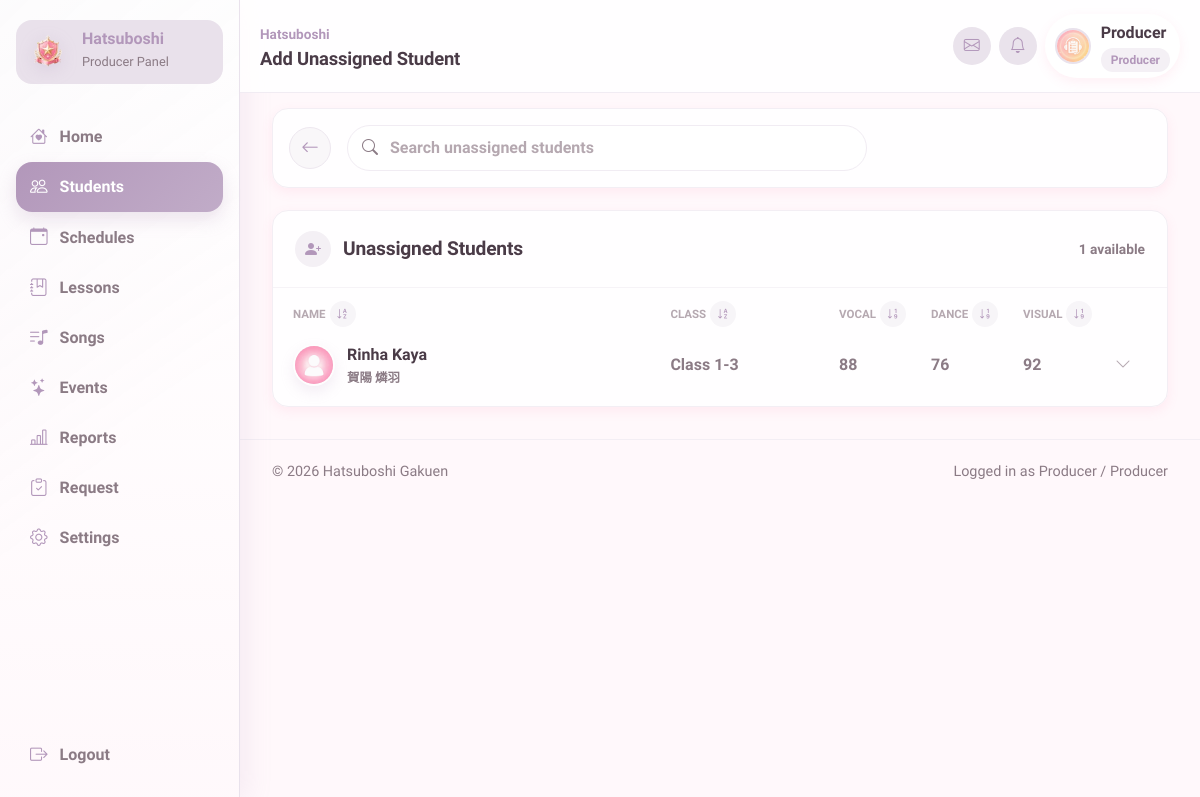
/producer/student_add.php (signed in), run on the app's committed database.
### tables this page shows
CREATE TABLE `students` (
  `id` int(11) NOT NULL AUTO_INCREMENT,
  `user_id` int(11) NOT NULL,
  `name` varchar(100) NOT NULL,
  `name_jp` varchar(100) DEFAULT NULL,
  `birthday` date DEFAULT NULL,
  `zodiac` varchar(30) DEFAULT NULL,
  `blood_type` char(2) DEFAULT NULL,
  `height` int(11) DEFAULT NULL,
  `weight` int(11) DEFAULT NULL,
  `three_size` varchar(20) DEFAULT NULL,
  `hometown` varchar(50) DEFAULT NULL,
  `hobbies` text DEFAULT NULL,
  `special_skill` text DEFAULT NULL,
  `school_year` varchar(20) DEFAULT NULL,
  `rank` varchar(10) GENERATED ALWAYS AS (case when (`vocal` + `dance` + `visual`) * 2.3 >= 35000 then 'S5' when (`vocal` + `dance` + `visual`) * 2.3 >= 26000 then 'S4' when (`vocal` + `dance` + `visual`) * 2.3 >= 23000 then 'SSS+' when (`vocal` + `dance` + `visual`) * 2.3 >= 20000 then 'SSS' when (`vocal` + `dance` + `visual`) * 2.3 >= 16000 then 'SS' when (`vocal` + `dance` + `visual`) * 2.3 >= 14500 then 'S+' when (`vocal` + `dance` + `visual`) * 2.3 >= 13000 then 'S' when (`vocal` + `dance` + `visual`) * 2.3 >= 12000 then 'A+' when (`vocal` + `dance` + `visual`) * 2.3 >= 11000 then 'A' when (`vocal` + `dance` + `visual`) * 2.3 >= 10000 then 'B+' when (`vocal` + `dance` + `visual`) * 2.3 >= 9000 then 'B' when (`vocal` + `dance` + `visual`) * 2.3 >= 7500 then 'C+' when (`vocal` + `dance` + `visual`) * 2.3 >= 6500 then 'C' when (`vocal` + `dance` + `visual`) * 2.3 >= 5000 then 'D' when (`vocal` + `dance` + `visual`) * 2.3 >= 3000 then 'E' else 'Debut' end) STORED,
  `vocal` int(11) NOT NULL DEFAULT 0,
  `dance` int(11) NOT NULL DEFAULT 0,
  `visual` int(11) NOT NULL DEFAULT 0,
  `bio` text DEFAULT NULL,
  `producer_id` int(11) DEFAULT NULL,
  `producer_status` enum('active','removal_pending','released','unassigned') DEFAULT 'unassigned',
  `created_at` datetime NOT NULL DEFAULT current_timestamp(),
  `updated_at` datetime NOT NULL DEFAULT current_timestamp() ON UPDATE current_timestamp(),
  PRIMARY KEY (`id`),
  UNIQUE KEY `uniq_students_user_id` (`user_id`),
  KEY `idx_students_producer_id` (`producer_id`),
  KEY `idx_students_rank` (`rank`),
  CONSTRAINT `fk_students_producer` FOREIGN KEY (`producer_id`) REFERENCES `users` (`id`) ON DELETE SET NULL ON UPDATE CASCADE,
  CONSTRAINT `fk_students_user` FOREIGN KEY (`user_id`) REFERENCES `users` (`id`) ON DELETE CASCADE ON UPDATE CASCADE
);

### includes/messages_helpers.php (called while the page is built, shortened)
<?php
function message_avatar_path(?string $avatar, ?string $role): string
{
    $avatar = trim((string) $avatar);
    $role = (string) $role;
    $default_avatar = match ($role) {
        'group' => '/gakumas-sms/assets/images/avatars/default.webp',
        'producer' => '/gakumas-sms/assets/images/avatars/default_producer.webp',
        'teacher' => '/gakumas-sms/assets/images/avatars/default_teacher.webp',
        default => '/gakumas-sms/assets/images/avatars/default.webp',
    };
    $local_avatar_exists = static function (string $web_path): bool {
        $path = (string) parse_url($web_path, PHP_URL_PATH);
        if (!str_starts_with($path, '/gakumas-sms/')) {
            return true;
        }
        $base_dir = realpath(__DIR__ . '/..');
        if (!$base_dir) {
            return false;
        }
        $relative = rawurldecode(substr($path, strlen('/gakumas-sms/')));
        $candidate = $base_dir . DIRECTORY_SEPARATOR . str_replace('/', DIRECTORY_SEPARATOR, $relative);
        $real_candidate = realpath($candidate);
        return $real_candidate !== false
            && str_starts_with($real_candidate, $base_dir . DIRECTORY_SEPARATOR)
            && is_file($real_candidate);
    };
    if ($avatar !== '') {
        if (str_starts_with($avatar, '/')) {
            return $local_avatar_exists($avatar) ? $avatar : $default_avatar;
        }
        $avatar_path = $role === 'student'
            ? '/gakumas-sms/assets/images/avatars/idols/' . rawurlencode($avatar)
            : '/gakumas-sms/assets/images/avatars/' . rawurlencode($avatar);
        return $local_avatar_exists($avatar_path) ? $avatar_path : $default_avatar;
    }
    return $default_avatar;
}

### producer/student_add.php (the view, shortened to what this page needs)
<?php
require_once '../config/database.php';
require_once '../includes/messages_helpers.php';
function e(?string $value): string
{
    return htmlspecialchars($value ?? '', ENT_QUOTES, 'UTF-8');
}
$producer_id = (int) $_SESSION['id'];
$students_stmt = $pdo->prepare(
    'SELECT
        s.*,
        u.avatar,
        pending.id AS pending_request_id
     FROM students s
     INNER JOIN users u
        ON u.id = s.user_id
       AND u.is_active = 1
     LEFT JOIN producer_student_requests pending
        ON pending.student_id = s.id
       AND pending.producer_id = ?
       AND pending.request_type = "add"
       AND pending.status = "pending"
     WHERE s.producer_id IS NULL
     ORDER BY s.school_year, s.name'
);
$students_stmt->execute([$producer_id]);
$unassigned_students = $students_stmt->fetchAll();
require_once '../includes/header.php';
require_once '../includes/sidebar.php';
?>
<main class="dashboard-main students-main">
    <section class="section-heading students-toolbar">
        <a href="/gakumas-sms/producer/students.php" class="students-back-icon" aria-label="Back to students">
            <i class="bi bi-arrow-left" aria-hidden="true"></i>
        </a>
        <label class="students-search" for="unassignedSearch">
            <i class="bi bi-search" aria-hidden="true"></i>
            <input type="search" id="unassignedSearch" placeholder="Search unassigned students">
        </label>
    </section>
    <section data-unassigned-students-live-region>
        <?php if (empty($unassigned_students)): ?>
            <div class="empty-dashboard-state">
                <strong>No unassigned students</strong>
                <p>Every active student currently has a producer.</p>
            </div>
        <?php else: ?>
            <section class="unassigned-student-section">
                <div class="students-class-heading">
                    <div>
                        <i class="bi bi-person-plus-fill" aria-hidden="true"></i>
                        <h2>Unassigned Students</h2>
                    </div>
                    <span><?= count($unassigned_students) ?> available</span>
                </div>
                <div class="unassigned-student-list" id="unassignedStudentList" role="list">
                    <div class="unassigned-student-list-header" aria-hidden="true">
                        <span>
                            Name
                            <button type="button" class="student-sort-button" data-unassigned-sort-column="name" data-sort-direction="asc" aria-label="Sort name ascending">
                                <i class="bi bi-sort-alpha-down" aria-hidden="true"></i>
                            </button>
                        </span>
                        <span>
                            Class
                            <button type="button" class="student-sort-button" data-unassigned-sort-column="class" data-sort-direction="asc" aria-label="Sort class ascending">
                                <i class="bi bi-sort-alpha-down" aria-hidden="true"></i>
                            </button>
                        </span>
                        <span>
                            Vocal
                            <button type="button" class="student-sort-button" data-unassigned-sort-column="vocal" data-sort-direction="asc" aria-label="Sort vocal ascending">
                                <i class="bi bi-sort-numeric-down" aria-hidden="true"></i>
                            </button>
                        </span>
                        <span>
                            Dance
                            <button type="button" class="student-sort-button" data-unassigned-sort-column="dance" data-sort-direction="asc" aria-label="Sort dance ascending">
                                <i class="bi bi-sort-numeric-down" aria-hidden="true"></i>
                            </button>
                        </span>
                        <span>
                            Visual
                            <button type="button" class="student-sort-button" data-unassigned-sort-column="visual" data-sort-direction="asc" aria-label="Sort visual ascending">
                                <i class="bi bi-sort-numeric-down" aria-hidden="true"></i>
                            </button>
                        </span>
                    </div>
                    <?php foreach ($unassigned_students as $student): ?>
                        <?php
                        $collapse_id = 'unassignedStudent' . (int) $student['id'];
                        $avatar_path = message_avatar_path($student['avatar'] ?? '', 'student');
                        $search_text = strtolower(implode(' ', [
                            $student['name'] ?? '',
                            $student['name_jp'] ?? '',
                            $student['rank'] ?? '',
                            $student['school_year'] ?? '',
                            $student['hometown'] ?? '',
                            $student['hobbies'] ?? '',
                            $student['special_skill'] ?? '',
                        ]));
                        ?>
                        <article
                            class="unassigned-student-track"
                            data-unassigned-student-row
                            data-unassigned-search="<?= e($search_text) ?>"
                            data-sort-name="<?= e($student['name']) ?>"
                            data-sort-class="<?= e($student['school_year'] ?: 'Unassigned') ?>"
                            data-sort-vocal="<?= (int) $student['vocal'] ?>"
                            data-sort-dance="<?= (int) $student['dance'] ?>"
                            data-sort-visual="<?= (int) $student['visual'] ?>"
                            role="listitem"
                        >
                            <button
                                type="button"
                                class="unassigned-student-button collapsed"
                                data-bs-toggle="collapse"
                                data-bs-target="#<?= e($collapse_id) ?>"
                                aria-expanded="false"
                                aria-controls="<?= e($collapse_id) ?>"
                            >
                                <span class="unassigned-student-name">
                                    <img src="<?= e($avatar_path) ?>" alt="<?= e($student['name']) ?>" class="student-avatar">
                                    <span>
                                        <strong><?= e($student['name']) ?></strong>
                                        <?php if (!empty($student['name_jp'])): ?>
                                            <small lang="ja"><?= e($student['name_jp']) ?></small>
                                        <?php endif; ?>
                                    </span>
                                </span>
                                <span><?= e($student['school_year'] ?: 'Unassigned') ?></span>
                                <span><?= (int) $student['vocal'] ?></span>
                                <span><?= (int) $student['dance'] ?></span>
                                <span><?= (int) $student['visual'] ?></span>
                                <i class="bi bi-chevron-down unassigned-student-chevron" aria-hidden="true"></i>
                            </button>
                        </article>
                    <?php endforeach; ?>
                </div>
            </section>
        <?php endif; ?>
    </section>
</main>
<?php require_once '../includes/footer.php'; ?>

### assets/css/theme.css (style rules this page uses)
:root { --primary-pink: #FF6B9D; --primary-pink-light: #FFB3D1; --primary-pink-pale: #FFF0F5; --accent-gold: #FFD700; --vocal-color: #FF6B9D; --dance-color: #6BB6FF; --visual-color: #FFD454; --text-primary: #4A3B47; --text-secondary: #8B7B85; --text-muted: #B5A8B0; --bg-page: #FFF8FB; --bg-card: #FFFFFF; --bg-soft: #FFF0F5; --bg-overlay: rgba(255, 240, 245, 0.85); --success: #7DD87D; --warning: #FFAB54; --error: #FF6B6B; --info: #6BB6FF; --primary: var(--primary-pink); --secondary: var(--primary-pink-light); --shadow-soft: 0 4px 12px rgba(255, 107, 157, 0.10); --shadow-medium: 0 6px 20px rgba(255, 107, 157, 0.15); --shadow-strong: 0 10px 30px rgba(255, 107, 157, 0.20); --radius-sm: 8px; --radius-md: 16px; --radius-lg: 24px; --radius-pill: 9999px; --space-1: 4px; --space-2: 8px; --space-3: 12px; --space-4: 16px; --space-5: 24px; --space-6: 32px; --space-7: 48px; --transition: 0.2s ease; }
body { font-family: 'M PLUS Rounded 1c', 'Quicksand', sans-serif; background: var(--bg-page); color: var(--text-primary); line-height: 1.6; -webkit-font-smoothing: antialiased; -moz-osx-font-smoothing: grayscale; }
h1, h2, h3, h4, h5, h6 { font-family: 'M PLUS Rounded 1c', sans-serif; font-weight: 700; color: var(--text-primary); letter-spacing: -0.01em; }
h2 { font-size: 1.625rem; margin-bottom: var(--space-4); }
a { color: var(--primary); text-decoration: none; transition: color var(--transition); }

### assets/css/pages/dashboard.css (style rules this page uses)
.dashboard-main { margin-left: 240px; padding: 108px 32px 32px; }
.section-heading { display: flex; align-items: flex-start; justify-content: space-between; gap: 16px; margin-bottom: 18px; }

### data on the page
students: name "Rinha Kaya", name_jp "賀陽 燐羽", school_year "Class 1-3", vocal "88", dance "76", visual "92"

### other printed values
$page_title "Add Unassigned Student"
$username "Producer"
$role_label "Producer"
$panel_label "Producer Panel"
$item['label'] "Home"
$item['label'] "Students"
$item['label'] "Schedules"
$item['label'] "Lessons"
$item['label'] "Songs"
$item['label'] "Events"
$item['label'] "Reports"
$item['label'] "Request"
$item['label'] "Settings"
count($unassigned_students) "1"
$_SESSION['user_name'] "Producer"
